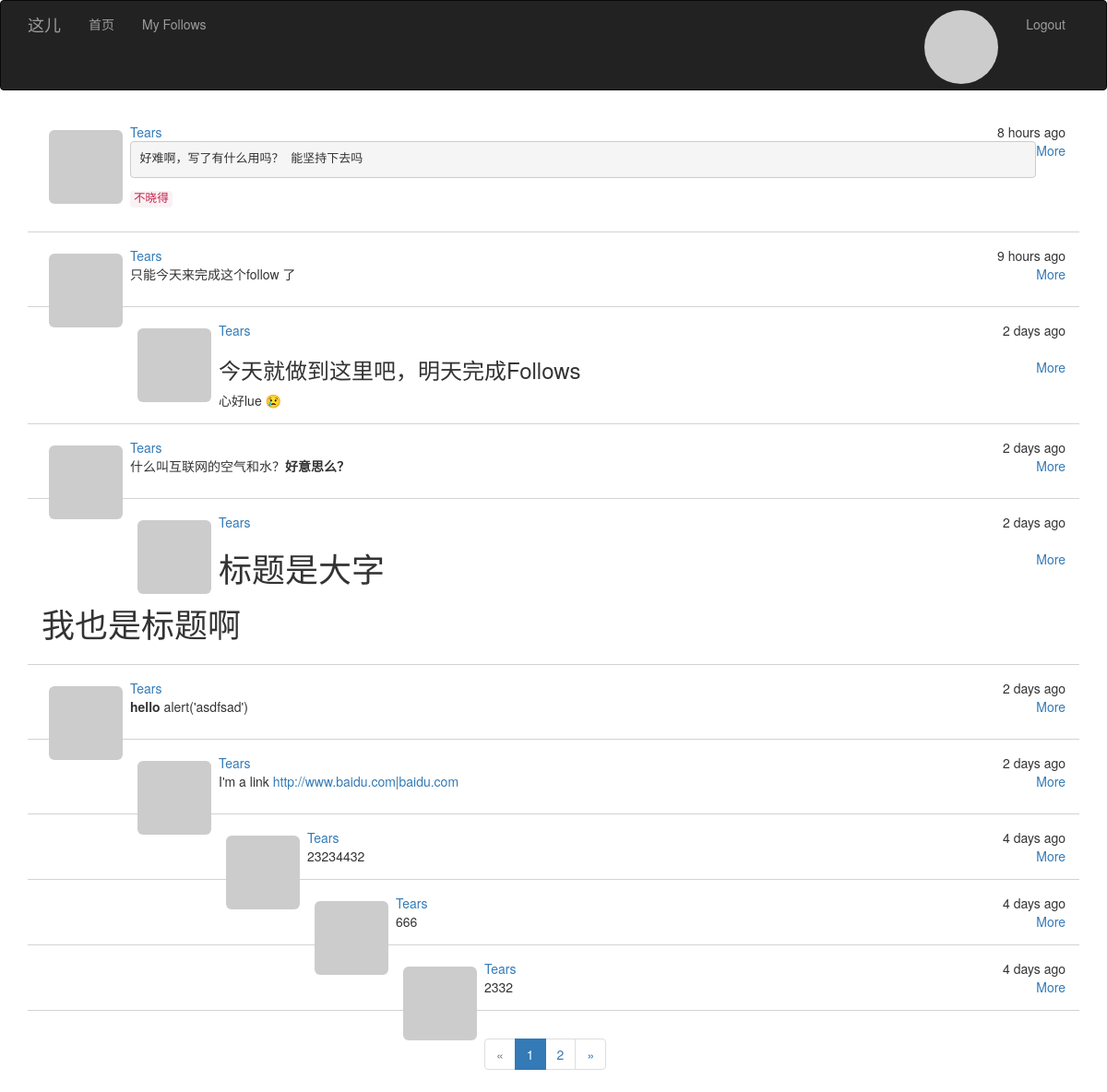
Screenshot of /followed_post (signed in) with the database file from the repository.
### app/models.py (models this page shows, shortened)
class Post(db.Model):
    __tablename__ = 'posts'
    id = db.Column(db.Integer, primary_key=True)
    body = db.Column(db.Text)
    body_html = db.Column(db.Text)
    timestamp = db.Column(db.DateTime, index=True, default=datetime.utcnow)
    author_id = db.Column(db.Integer, db.ForeignKey('users.id'))

class User(UserMixin, db.Model):
    __tablename__ = 'users'
    id = db.Column(db.Integer, primary_key=True)
    email = db.Column(db.String(64), unique=True, index=True)
    username = db.Column(db.String(64), unique=True, index=True)
    password_hash = db.Column(db.String(128))
    confirmed = db.Column(db.Boolean, default=False)
    role_id = db.Column(db.Integer, db.ForeignKey('roles.id'))
    posts = db.relationship('Post', backref='author', lazy='dynamic')
    location = db.Column(db.String(64))
    about_me = db.Column(db.Text())
    member_since = db.Column(db.DateTime(), default=datetime.utcnow)
    last_seen = db.Column(db.DateTime(), default=datetime.utcnow)
    avatar = db.Column(db.String(128))
    followed = db.relationship('Follow', foreign_keys=[Follow.follower_id],
                               backref=db.backref('follower', lazy='joined'),
                               lazy='dynamic', cascade='all, delete-orphan')
    followers = db.relationship('Follow', foreign_keys=[Follow.followed_id],
                                backref=db.backref('followed', lazy='joined'),
                                lazy='dynamic', cascade='all, delete-orphan')
    @property
    def followed_posts(self):
        return Post.query.join(Follow, Follow.followed_id == Post.author_id) \
            .filter(Follow.follower_id == self.id)
    def getAvatar(self, size=100, default='identicon', rating='g'):
        if request.is_secure:
            url = "https://secure.gravatar.com/avatar"
        else:
            url = 'http://www.gravatar.com/avatar'
        hash = self.avatar or self.cemail
        return '{url}/{hash}?s={size}&d={default}&r={rating}'.format(
            url=url, hash=hash, default=default, rating=rating, size=size)
    @property
    def cemail(self):
        """
        返回同email
        @return:
        @rtype:
        """
        return self.email
    @property
    def password(self):
        raise AttributeError('password is not readable attribute')

### app/main/views.py (the view)
@main.route('/followed_post')
@login_required
def followed_posts():
    user = current_user
    page = request.args.get('page', 1, type=int)
    pagination = user.followed_posts.order_by(Post.timestamp.desc()) \
        .paginate(page, per_page=current_app.config['POSTS_PER_PAGE'], error_out=False)
    posts = pagination.items
    return render_template('followed_posts.html', endpoint='.followed_posts', user=user, pagination=pagination,
                           posts=posts)

### app/main/__init__.py (called while the page is built)
@main.app_context_processor
def inject_permissions():
    return dict(Permission=Permission)

### app/models.py (called while the page is built)
@login_manager.user_loader
def load_user(user_id):
    return User.query.get(int(user_id))

### app/templates/followed_posts.html (shortened to what this page needs)
{% extends "bootstrap_base.html" %}
{% import "bootstrap/wtf.html" as wtf %}
{% import "message.html" as message %}
{% block head %}{{ super() }}
{% endblock %}
{% block content %}
<div class="container">
    {% include '_posts.html' %}
    {% import '_posts.html' as posts%}
    {{posts.pagination_widget(pagination,endpoint)}}
</div>
{% endblock %}

### app/templates/_posts.html
<ul class="posts">
    {% for post in posts %}
    {% if post and post.author %}
    <li>
        <div class="post-thumbnail">
            <a href="{{url_for('.user',id=post.author.id)}}">
                <img src="{{ post.author.getAvatar(size=40) }}"
                     class="img-rounded profile-thumbnail"/></a>
        </div>
        <div class="post-date">{{ moment(post.timestamp).fromNow()}}</div>
        <div class="post-author"><a href="{{url_for('.user',id=post.author.id)}}">
            {{ post.author.username}}</a></div>
        <div class="post-body">
            <span class="pull-right"><a href="{{url_for('.post',id=post.id)}}">More</a></span>
            {% if post.body_html %}
            {{ post.body_html| safe}}
            {% else %}
            {{ post.body }}
            {% endif %}
        </div>
    </li>
    {% endif %}
    {% endfor %}
</ul>
{% macro pagination_widget(pagination,endpoint) %}
<nav aria-label="Page navigation">
    <ul class="pagination">
        <li {% if not pagination.has_prev %} class="disabled" {% endif%}>
            <a href="{% if pagination.has_prev %}{{url_for(endpoint,page=pagination.page-1)}}
             {%else%}#{% endif%}" aria-label="Previous">
                <span aria-hidden="true">&laquo;</span>
            </a>
        </li>
        {% for p in pagination.iter_pages()%}
        {%if p == pagination.page %}
        <li class="active"><a href="{{url_for(endpoint,page=p)}}">{{p}}</a>
        </li>
        {% elif p %}
        <li><a href="{{url_for(endpoint,page=p)}}">{{p}}</a>
        </li>
        {% else %}
        <li class="disabled"><a href="{{url_for(endpoint,page=p)}}">...</a>
        </li>
        {% endif%}
        {% endfor %}
        <li {% if not pagination.has_next %} class="disabled" {% endif%}>
            <a href="{% if pagination.has_next %}{{url_for(endpoint,page=pagination.page+1)}}
             {%else%}#{% endif%}" aria-label="Next">
                <span aria-hidden="true">&raquo;</span>
            </a>
        </li>
    </ul>
</nav>
{% endmacro %}

### app/static/style.css (style rules this page uses)
* { -webkit-font-smoothing: antialiased; }
ul.posts { padding:0px; font-family:Gibson,Helvetica Neue,HelveticaNeue,Helvetica,Arial,sans-serif; }
ul.posts li , ul.follows li { list-style-type:none; padding:15px; border-bottom:1px lightgray solid; }
ul> li> .post-date { float:right; }
ul> li >.post-thumbnail { float:left; padding:8px }

### rows the page displays
Post: timestamp "8 hours ago", author.username "Tears", body_html "好难啊，写了有什么用吗？ 能坚持下去吗 不晓得"
Post: timestamp "9 hours ago", author.username "Tears", body_html "只能今天来完成这个follow 了"
Post: timestamp "2 days ago", author.username "Tears", body_html "今天就做到这里吧，明天完成Follows 心好lue 😢"
Post: timestamp "2 days ago", author.username "Tears", body_html "什么叫互联网的空气和水？ 好意思么？"
Post: timestamp "2 days ago", author.username "Tears", body_html "标题是大字 我也是标题啊"
Post: timestamp "2 days ago", author.username "Tears", body_html "hello alert('asdfsad')"
Post: timestamp "2 days ago", author.username "Tears", body_html "I'm a link http://www.baidu.com|baidu.com"
Post: timestamp "4 days ago", author.username "Tears", body "23234432"
Post: timestamp "4 days ago", author.username "Tears", body "666"
Post: timestamp "4 days ago", author.username "Tears", body "2332"

### other values shown
{{ p }} "1"
{{ p }} "2"
